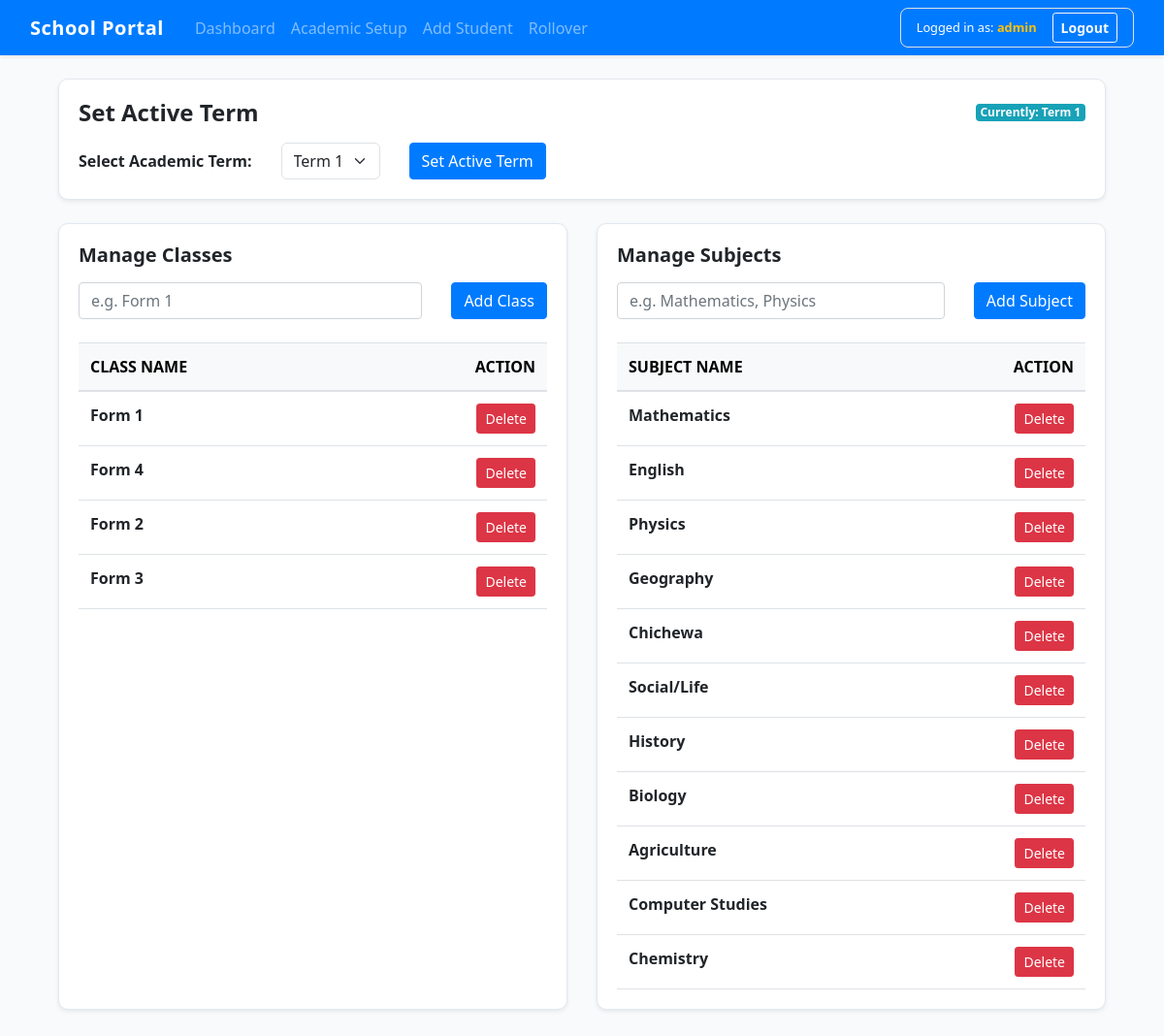
The page /teacher/teacher/academic_setup (signed in) on the database its author committed.
### portal/models.py (models this page shows, shortened)
class SchoolClass(models.Model):
    class_name = models.CharField(max_length=50, unique=True)

class Subject(models.Model):
    subject_name = models.CharField(max_length=100, unique=True)

### portal/views.py (the view, shortened to what this page needs)
# urls.py: path('teacher/academic_setup', views.academic_setup, name='academic_setup'),
@user_passes_test(lambda u: u.is_authenticated and u.is_superuser, login_url='login')
def academic_setup(request):
    classes = SchoolClass.objects.all()
    subjects = Subject.objects.all()
    config, created = AcademicConfiguration.objects.get_or_create(id=1)
    term_form = AcademicTermForm(initial={'term': config.current_term})
    class_form = SchoolClassForm()
    subject_form = SubjectForm()
    context = {
        'classes': classes,
        'subjects': subjects,
        'active_term': config.current_term,  # <-- Pass the term integer directly
        'class_form': class_form,
        'subject_form': subject_form,
        'term_form': term_form,
    }
    return render(request, 'portal/academic_setup.html', context)

### portal/forms.py
class SchoolClassForm(forms.ModelForm):
    class Meta:
        model = SchoolClass
        fields = ['class_name']
        widgets = {
            'class_name': forms.TextInput(attrs={'class': 'form-control', 'placeholder': 'e.g. Form 1'}),
        }

class SubjectForm(forms.ModelForm):
    class Meta:
        model = Subject
        fields = ['subject_name']
        widgets = {
            'subject_name': forms.TextInput(attrs={'class': 'form-control', 'placeholder': 'e.g. Mathematics, Physics'}),
        }

### portal/templates/portal/academic_setup.html (shortened to what this page needs)
{% extends 'portal/base.html' %}
{% block content %}
<div class="container my-4">
    <div class="card shadow-sm mb-4">
        <div class="card-body">
            <div class="d-flex align-items-center justify-content-between mb-3">
                <h4 class="card-title fw-bold mb-0">Set Active Term</h4>
                <span class="badge bg-info text-light fs-7">
                    Currently: Term {% if config %}{{ config.current_term }}{% else %}1{% endif %}
                </span>
            </div>
            <form method="POST" action="{% url 'academic_setup' %}" class="row align-items-center g-3">
                <div class="col-auto">
                    <label for="term_select" class="col-form-label fw-semibold">Select Academic Term:</label>
                </div>
                <div class="col-auto">
                    <select name="term" id="term_select" class="form-select">
                        <option value="1" {% if config and config.current_term == 1 %}selected{% endif %}>Term 1</option>
                    </select>
                </div>
                <div class="col-auto">
                    <button type="submit" name="set_term" class="btn btn-primary">Set Active Term</button>
                </div>
            </form>
        </div>
    </div>
    <div class="row g-4">
        <div class="col-md-6">
            <div class="card shadow-sm h-100">
                <div class="card-body">
                    <h5 class="card-title fw-bold mb-3">Manage Classes</h5>
                    <form method="POST" action="{% url 'academic_setup' %}" class="row g-2 mb-4">
                        <div class="col">
                            <input type="text" name="class_name" class="form-control" placeholder="e.g. Form 1" required>
                        </div>
                        <div class="col-auto">
                            <button type="submit" name="add_class" class="btn btn-primary">Add Class</button>
                        </div>
                    </form>
                    <div class="table-responsive">
                        <table class="table table-hover align-middle mb-0">
                            <thead class="table-light">
                                <tr>
                                    <th>CLASS NAME</th>
                                    <th class="text-end">ACTION</th>
                                </tr>
                            </thead>
                            <tbody>
                                {% for cls in classes %}
                                <tr>
                                    <td class="fw-semibold">{{ cls.class_name }}</td>
                                    <td class="text-end">
                                        <form method="POST" action="{% url 'academic_setup' %}" class="d-inline" onsubmit="return confirm('Are you sure you want to delete {{ cls.class_name }}?');">
                                            <button type="submit" name="delete_class" class="btn btn-danger btn-sm">Delete</button>
                                        </form>
                                    </td>
                                </tr>
                                {% empty %}
                                <tr>
                                    <td colspan="2" class="text-center text-muted py-3">No classes added yet.</td>
                                </tr>
                                {% endfor %}
                            </tbody>
                        </table>
                    </div>
                </div>
            </div>
        </div>
        <div class="col-md-6">
            <div class="card shadow-sm h-100">
                <div class="card-body">
                    <h5 class="card-title fw-bold mb-3">Manage Subjects</h5>
                    <form method="POST" action="{% url 'academic_setup' %}" class="row g-2 mb-4">
                        <div class="col">
                            <input type="text" name="subject_name" class="form-control" placeholder="e.g. Mathematics, Physics" required>
                        </div>
                        <div class="col-auto">
                            <button type="submit" name="add_subject" class="btn btn-primary">Add Subject</button>
                        </div>
                    </form>
                    <div class="table-responsive">
                        <table class="table table-hover align-middle mb-0">
                            <thead class="table-light">
                                <tr>
                                    <th>SUBJECT NAME</th>
                                    <th class="text-end">ACTION</th>
                                </tr>
                            </thead>
                            <tbody>
                                {% for subj in subjects %}
                                <tr>
                                    <td class="fw-semibold">{{ subj.subject_name }}</td>
                                    <td class="text-end">
                                        <form method="POST" action="{% url 'academic_setup' %}" class="d-inline" onsubmit="return confirm('Are you sure you want to delete {{ subj.subject_name }}?');">
                                            <button type="submit" name="delete_subject" class="btn btn-danger btn-sm">Delete</button>
                                        </form>
                                    </td>
                                </tr>
                                {% empty %}
                                <tr>
                                    <td colspan="2" class="text-center text-muted py-3">No subjects added yet.</td>
                                </tr>
                                {% endfor %}
                            </tbody>
                        </table>
                    </div>
                </div>
            </div>
        </div>
    </div>
</div>
{% endblock %}

### portal/templates/portal/base.html (shortened to what this page needs)
{% load static %}
<!DOCTYPE html>
<html lang="en">
<head>
    <link href="https://cdn.jsdelivr.net/npm/bootstrap@5.3.0/dist/css/bootstrap.min.css" rel="stylesheet">
    <link rel="stylesheet" href="https://cdnjs.cloudflare.com/ajax/libs/font-awesome/6.4.0/css/all.min.css">
    <link rel="stylesheet" href="{% static 'css/bootstrap.min.css'%}">
</head>
<body>
    <nav class="navbar navbar-expand-lg navbar-dark bg-primary px-3 sticky-top shadow-sm">
        <div class="container-fluid d-flex align-items-center justify-content-between">
            <div class="d-flex align-items-center">
                <a class="navbar-brand fw-bold me-4" href="{% url 'admin_matrix' %}">School Portal</a>
                <div class="collapse navbar-collapse" id="navbarNav">
                    <ul class="navbar-nav me-auto">
                        <li class="nav-item">
                            <a class="nav-link" href="{% url 'admin_matrix' %}">Dashboard</a>
                        </li>
                        <li class="nav-item">
                            <a class="nav-link" href="{% url 'academic_setup' %}">Academic Setup</a>
                        </li>
                        <li class="nav-item">
                            <a class="nav-link" href="{% url 'add_student' %}">Add Student</a>
                        </li>
                        <li class="nav-item">
                            <a class="nav-link" href="{% url 'promote_students' %}">Rollover</a>
                        </li>
                    </ul>
                </div>
            </div>
            <div class="d-flex align-items-center  bg-opacity-10 border border-grey border-opacity-25 rounded-3 px-3 py-1 ms-auto">
                <span class="text-white small me-3">
                    Logged in as: <strong class="text-warning">{{ request.user.username }}</strong>
                </span>
                <form method="POST" action="{% url 'logout' %}" class="d-inline m-0">
                    <button type="submit" class="btn btn-outline-light btn-sm fw-semibold">Logout</button>
                </form>
            </div>
        </div>
    </nav>
    <div class="container mb-5">
        {% block content %}
        {% endblock %}
    </div>
</body>
</html>

### portal/templates/portal/base.html (style rules this page uses)
body { background-color: #f8fafc; color: #334155; font-family: system-ui, -apple-system, sans-serif; }
.navbar-brand { font-weight: 700; letter-spacing: 0.5px; }
.card { border-radius: 10px; border: 1px solid #e2e8f0; }

### rows shown on the page
SchoolClass: class_name "Form 1"
SchoolClass: class_name "Form 4"
SchoolClass: class_name "Form 2"
SchoolClass: class_name "Form 3"
Subject: subject_name "Mathematics"
Subject: subject_name "English"
Subject: subject_name "Physics"
Subject: subject_name "Geography"
Subject: subject_name "Chichewa"
Subject: subject_name "Social/Life"
Subject: subject_name "History"
Subject: subject_name "Biology"
Subject: subject_name "Agriculture"
Subject: subject_name "Computer Studies"
Subject: subject_name "Chemistry"

### other values the page prints
{{ request.user.username }} "admin"
